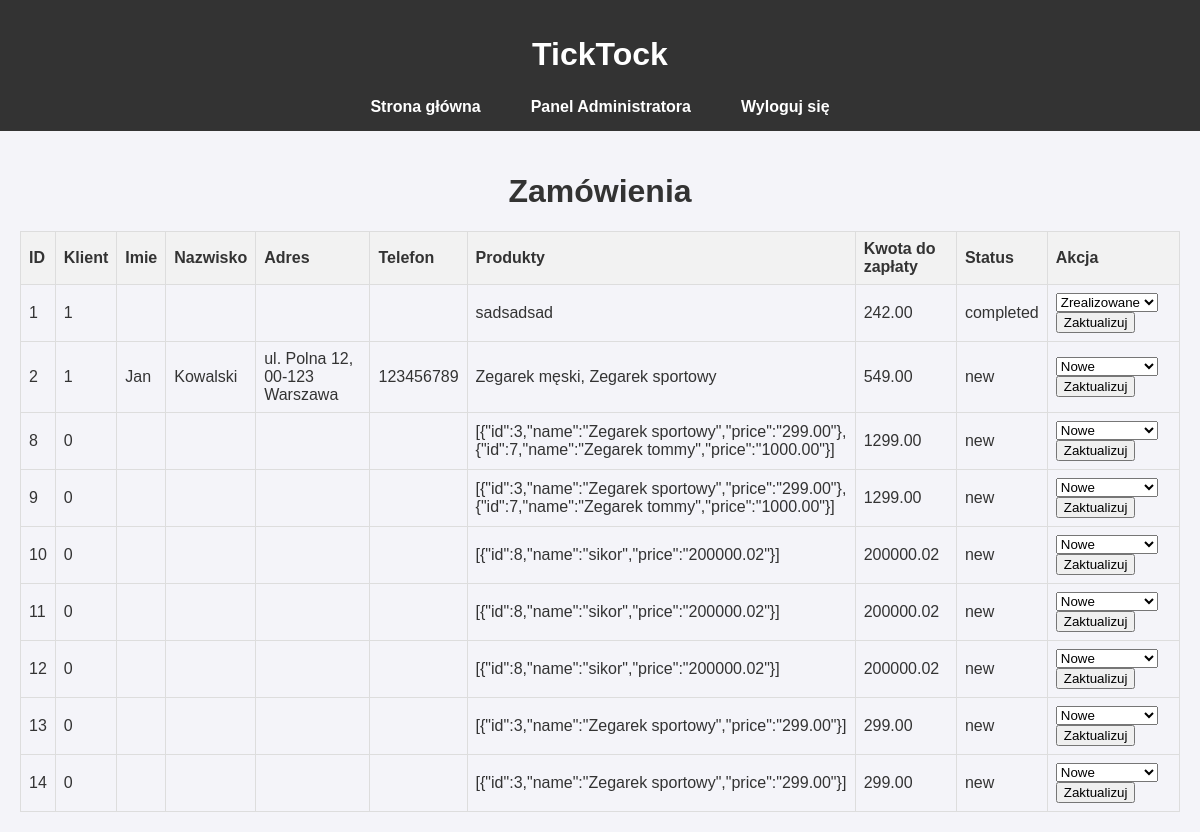
Page /admin_orders.php (signed in) on the committed database.
### tables this page shows
CREATE TABLE `orders` (
  `id` int(11) NOT NULL,
  `first_name` varchar(255) NOT NULL,
  `last_name` varchar(255) NOT NULL,
  `address` text NOT NULL,
  `phone` varchar(15) NOT NULL,
  `customer_id` int(11) NOT NULL,
  `products` text NOT NULL,
  `total_price` decimal(10,2) NOT NULL,
  `status` enum('new','processing','completed','cancelled') DEFAULT 'new',
  `payment_method` enum('credit_card','paypal','bank_transfer') DEFAULT 'credit_card',
  `delivery_date` date DEFAULT NULL,
  `created_at` timestamp NOT NULL DEFAULT current_timestamp()
);

### admin_orders.php (the view, shortened to what this page needs)
<?php
require 'header.php';
$stmt = $pdo->prepare("SELECT * FROM orders");
$stmt->execute();
$orders = $stmt->fetchAll(PDO::FETCH_ASSOC);
?>
<!DOCTYPE html>
<html lang="pl">
<head>
</head>
<body>
    <h1>Zamówienia</h1>
    <table>
        <tr>
            <th>ID</th>
            <th>Klient</th>
            <th>Imie</th>
            <th>Nazwisko</th>
            <th>Adres</th>
            <th>Telefon</th>
            <th>Produkty</th>
            <th>Kwota do zapłaty</th>
            <th>Status</th>
            <th>Akcja</th>
        </tr>
        <?php foreach ($orders as $order): ?>
        <tr>
            <td><?= htmlspecialchars($order['id']) ?></td>
            <td><?= htmlspecialchars($order['customer_id']) ?></td>
            <td><?= htmlspecialchars($order['first_name']) ?></td>
            <td><?= htmlspecialchars($order['last_name']) ?></td>
            <td><?= htmlspecialchars($order['address']) ?></td>
            <td><?= htmlspecialchars($order['phone']) ?></td>
            <td><?= htmlspecialchars($order['products']) ?></td>
            <td><?= htmlspecialchars($order['total_price']) ?></td>
            <td><?= htmlspecialchars($order['status']) ?></td>
            <td>
                <form method="POST" action="">
                    <select name="status">
                        <option value="new" <?= $order['status'] == 'new' ? 'selected' : '' ?>>Nowe</option>
                        <option value="completed" <?= $order['status'] == 'completed' ? 'selected' : '' ?>>Zrealizowane</option>
                    </select>
                    <button type="submit">Zaktualizuj</button>
                </form>
            </td>
        </tr>
        <?php endforeach; ?>
    </table>
</body>
</html>

### styles.css (style rules this page uses)
body { font-family: 'Arial', sans-serif; margin: 0; padding: 0; background-color: #f4f4f9; color: #333; display: flex; flex-direction: column; min-height: 100vh; }
table { width: 100%; border-collapse: collapse; }
th, td { padding: 8px; text-align: left; border: 1px solid #ddd; }
td:nth-child(3) { max-width: 300px; overflow: hidden; text-overflow: ellipsis; white-space: nowrap; }

### admin_orders.php (style rules this page uses)
table { width: 100%; border-collapse: collapse; }
th, td { border: 1px solid #ddd; padding: 8px; text-align: left; }
th { background-color: #f2f2f2; }

### rows in the picture
orders: id "1", customer "1", products "sadsadsad", total_price "242.00", status "completed", status "Zrealizowane"
orders: id "2", customer "1", first_name "Jan", last_name "Kowalski", address "ul. Polna 12, 00-123 Warszawa", phone "123456789", products "Zegarek męski, Zegarek sportowy", total_price "549.00", status "new", status "Nowe"
orders: id "8", customer "0", products "[{\"id\":3,\"name\":\"Zegarek sportowy\",\"price\":\"299.00\"},{\"id\":7,\"name\":\"Zegarek tommy\",\"price\":\"1000.00\"}]", total_price "1299.00", status "new", status "Nowe"
orders: id "9", customer "0", products "[{\"id\":3,\"name\":\"Zegarek sportowy\",\"price\":\"299.00\"},{\"id\":7,\"name\":\"Zegarek tommy\",\"price\":\"1000.00\"}]", total_price "1299.00", status "new", status "Nowe"
orders: id "10", customer "0", products "[{\"id\":8,\"name\":\"sikor\",\"price\":\"200000.02\"}]", total_price "200000.02", status "new", status "Nowe"
orders: id "11", customer "0", products "[{\"id\":8,\"name\":\"sikor\",\"price\":\"200000.02\"}]", total_price "200000.02", status "new", status "Nowe"
orders: id "12", customer "0", products "[{\"id\":8,\"name\":\"sikor\",\"price\":\"200000.02\"}]", total_price "200000.02", status "new", status "Nowe"
orders: id "13", customer "0", products "[{\"id\":3,\"name\":\"Zegarek sportowy\",\"price\":\"299.00\"}]", total_price "299.00", status "new", status "Nowe"
orders: id "14", customer "0", products "[{\"id\":3,\"name\":\"Zegarek sportowy\",\"price\":\"299.00\"}]", total_price "299.00", status "new", status "Nowe"
